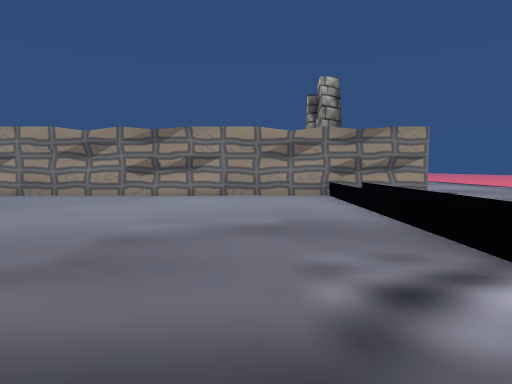
view 1 (above)

21 first-person views from a walk through a Unity game level. The camera is 1.2 m above the floor, tilts 4° down and sees 75° across. The floor is counted in squares, 2 m on a side. Each view is taken from the middle of a square. On the plan, view 1 faces up. The plan holds only what a view shows up to about 10 squares ahead; the rest is blank. The place goes on beyond the plan. The player character is not drawn. Some animated figures are left out.

view 2
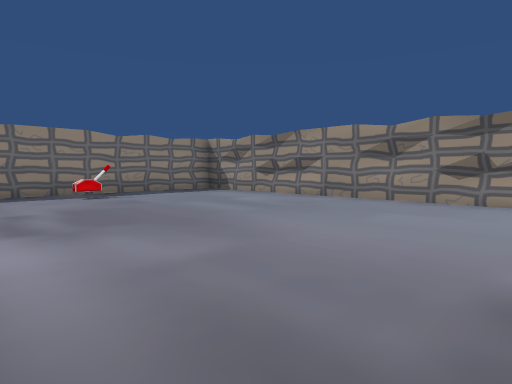

view 3
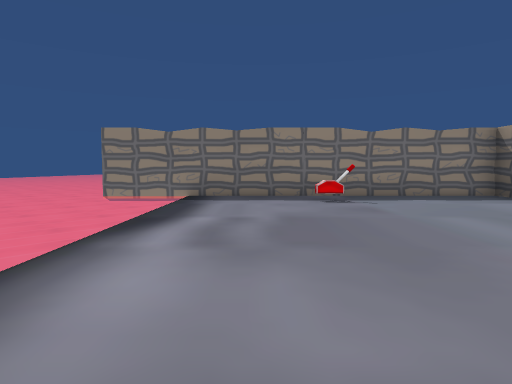

view 4
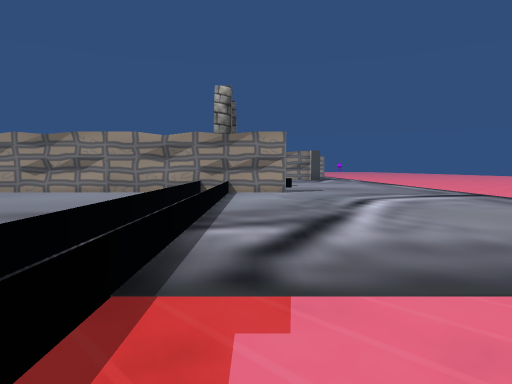

view 5
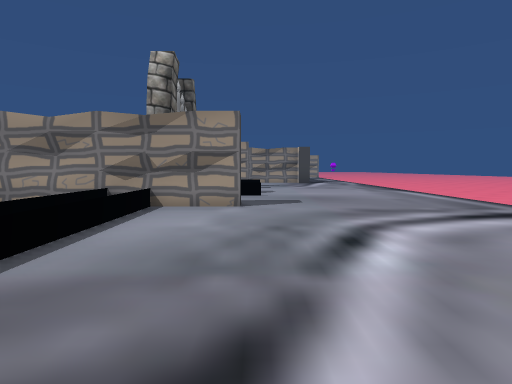

view 6
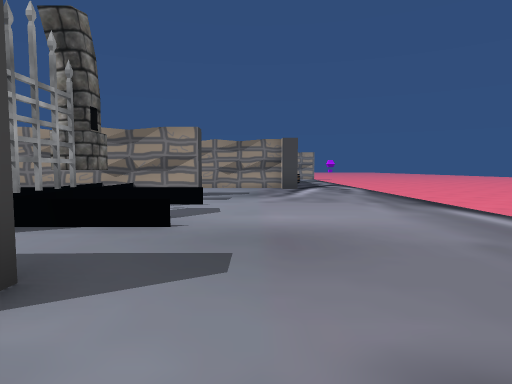

view 7
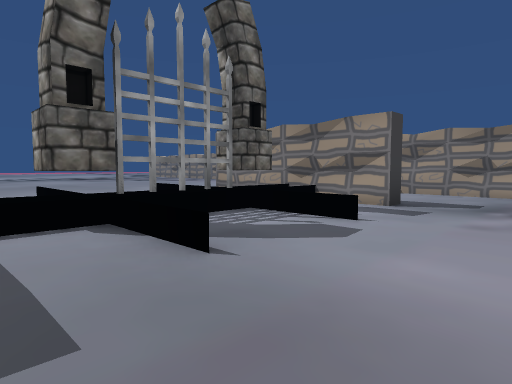

view 8
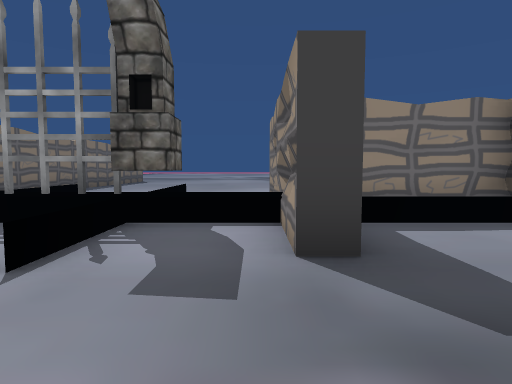

view 9
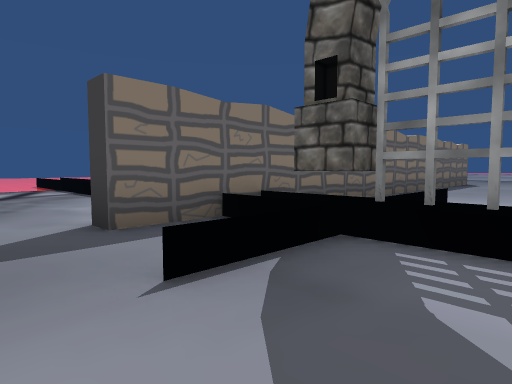

view 10
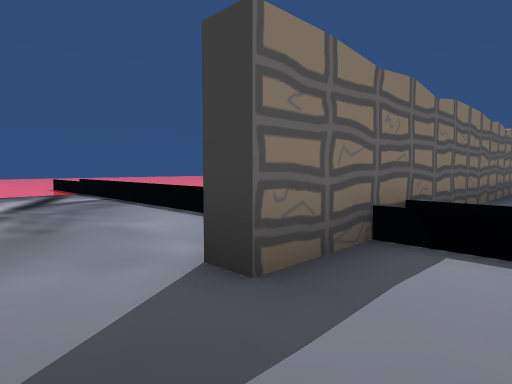

view 11
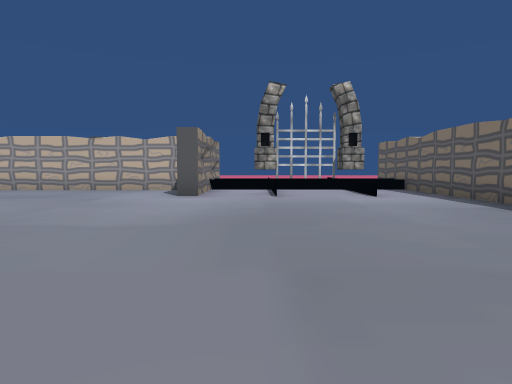

view 12
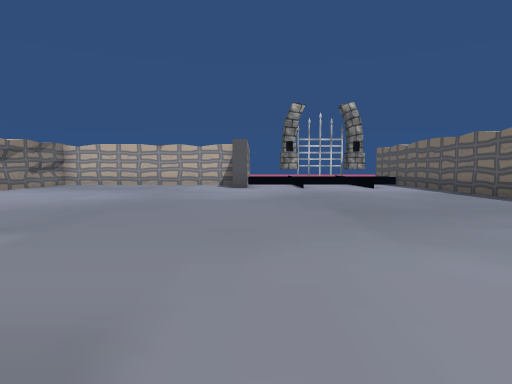

view 13
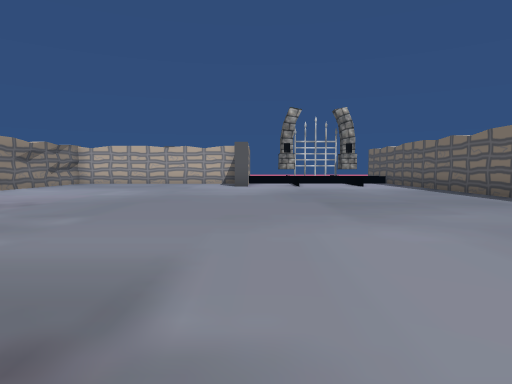

view 14
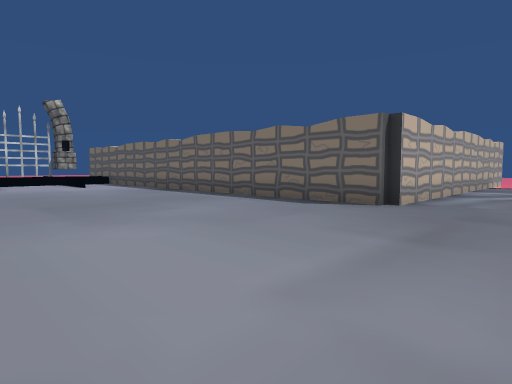

view 15
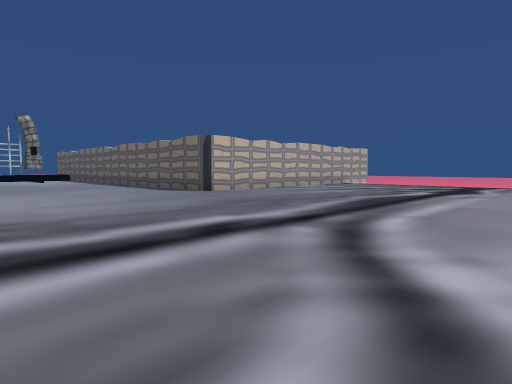

view 16
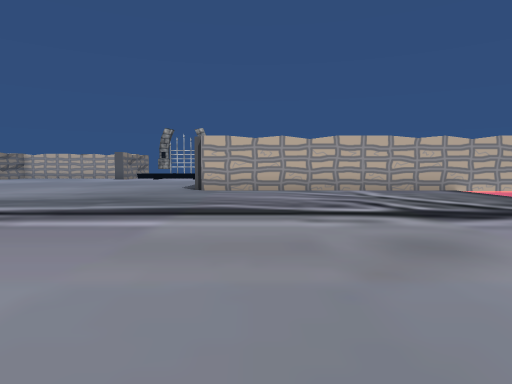

view 17
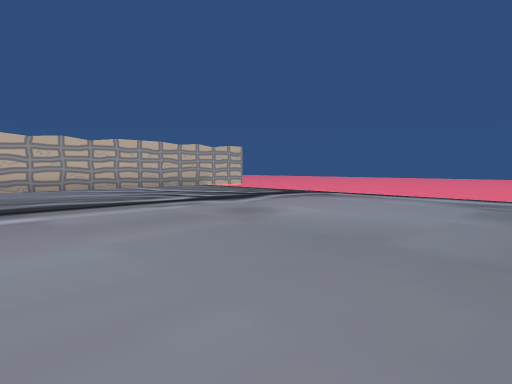

view 18
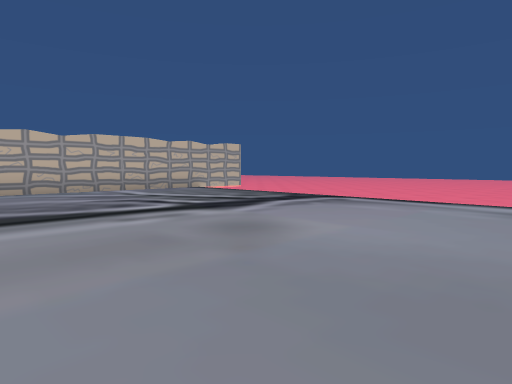

view 19
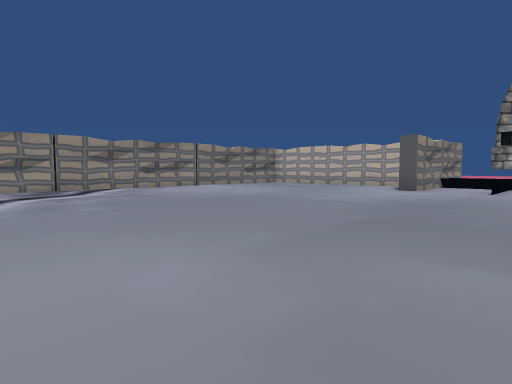

view 20
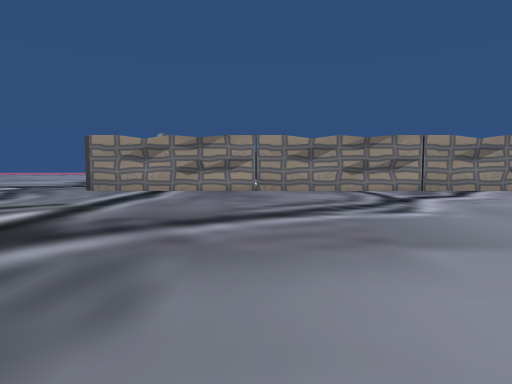

view 21
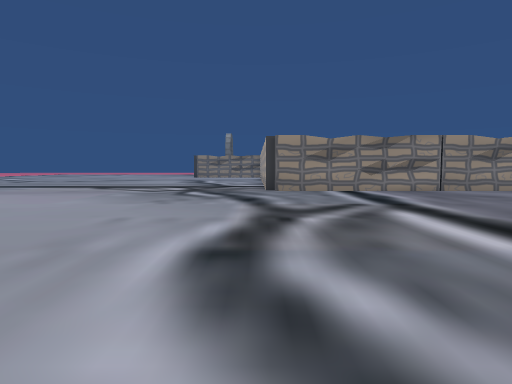

### Floor plan
Key: @ floor where view 1 was taken; # wall or solid block; . floor; = window, fence, low wall or low ledge; L lever.
Columns run from 20 left of view 1 to 6 right of it. Each row starts with its distance up from view 1.
 21 ...
 20 ...#################
 19 .................... #
 18 .....................#
 17 .....................##
 16 ......................#####
 15 ......................#....
 14 ......................#....
 13  ...................####...
 12   .................===#==..
 11    ...................#....
 10    ...................#....
  9    ................===#==..
  8 ......................#....
  7 ..........##############...
  6 ..........#...........=....
  5 ..........#...........=....
  4 ..........#...........=....
  3  .........#.L.........=....
  2  .........#...........=....
  1  .........#...........=...
  0           #         @ =
 -1           #           =.
 -2                       =

Where each view was taken, in squares from view 1:
view 1: 0 up, 0 right, facing up
view 2: 1 up, 1 left, facing up-left
view 3: 2 up, 2 left, facing left
view 4: 1 down, 3 right, facing up
view 5: 2 up, 4 right, facing up
view 6: 6 up, 5 right, facing up
view 7: 8 up, 6 right, facing up-left
view 8: 13 up, 6 right, facing left
view 9: 11 up, 5 right, facing down-left
view 10: 9 up, 5 right, facing down-left
view 11: 12 up, 8 left, facing right
view 12: 13 up, 11 left, facing right
view 13: 13 up, 12 left, facing right
view 14: 13 up, 12 left, facing down-right
view 15: 13 up, 17 left, facing down-right
view 16: 6 up, 19 left, facing right
view 17: 8 up, 20 left, facing down-right
view 18: 7 up, 19 left, facing down-right
view 19: 10 up, 10 left, facing up-right
view 20: 11 up, 12 left, facing up
view 21: 11 up, 17 left, facing up
